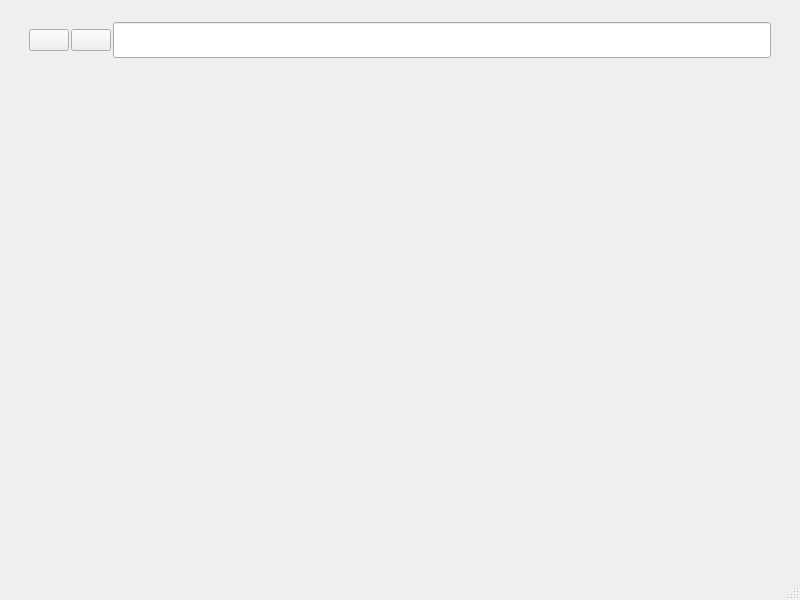
<?xml version="1.0" encoding="UTF-8"?>
<ui version="4.0">
 <class>RecordVideo</class>
 <widget class="QMainWindow" name="RecordVideo">
  <property name="geometry">
   <rect>
    <x>0</x>
    <y>0</y>
    <width>800</width>
    <height>600</height>
   </rect>
  </property>
  <property name="windowTitle">
   <string>MainWindow</string>
  </property>
  <property name="windowIcon">
   <iconset resource="../Icon.qrc">
    <normaloff>:/new/prefix1/Icon/Titleicon.ico</normaloff>:/new/prefix1/Icon/Titleicon.ico</iconset>
  </property>
  <widget class="QWidget" name="centralwidget">
   <layout class="QVBoxLayout" name="verticalLayout">
    <item>
     <widget class="QWidget" name="ctr_widget" native="true">
      <property name="maximumSize">
       <size>
        <width>16777215</width>
        <height>69</height>
       </size>
      </property>
      <property name="styleSheet">
       <string notr="true">background-image: url(:/new/prefix1/Icon/top.png);</string>
      </property>
      <layout class="QVBoxLayout" name="verticalLayout_2" stretch="3">
       <property name="spacing">
        <number>2</number>
       </property>
       <property name="topMargin">
        <number>2</number>
       </property>
       <item>
        <layout class="QHBoxLayout" name="horizontalLayout_2">
         <property name="leftMargin">
          <number>11</number>
         </property>
         <property name="topMargin">
          <number>11</number>
         </property>
         <property name="rightMargin">
          <number>11</number>
         </property>
         <property name="bottomMargin">
          <number>11</number>
         </property>
         <item>
          <widget class="QPushButton" name="BtnBack">
           <property name="text">
            <string/>
           </property>
           <property name="icon">
            <iconset resource="../Icon.qrc">
             <normaloff>:/new/prefix1/Icon/back.png</normaloff>:/new/prefix1/Icon/back.png</iconset>
           </property>
           <property name="iconSize">
            <size>
             <width>40</width>
             <height>40</height>
            </size>
           </property>
          </widget>
         </item>
         <item>
          <widget class="QPushButton" name="BtnReload">
           <property name="text">
            <string/>
           </property>
           <property name="icon">
            <iconset resource="../Icon.qrc">
             <normaloff>:/new/prefix1/Icon/refresh.png</normaloff>:/new/prefix1/Icon/refresh.png</iconset>
           </property>
           <property name="iconSize">
            <size>
             <width>40</width>
             <height>40</height>
            </size>
           </property>
          </widget>
         </item>
         <item>
          <widget class="QLineEdit" name="lineEdit">
           <property name="sizePolicy">
            <sizepolicy hsizetype="Expanding" vsizetype="Minimum">
             <horstretch>0</horstretch>
             <verstretch>0</verstretch>
            </sizepolicy>
           </property>
          </widget>
         </item>
        </layout>
       </item>
      </layout>
     </widget>
    </item>
    <item>
     <widget class="QWidget" name="record_widget" native="true"/>
    </item>
   </layout>
  </widget>
  <widget class="QMenuBar" name="menubar">
   <property name="geometry">
    <rect>
     <x>0</x>
     <y>0</y>
     <width>800</width>
     <height>26</height>
    </rect>
   </property>
  </widget>
  <widget class="QStatusBar" name="statusbar"/>
 </widget>
 <resources>
  <include location="../Icon.qrc"/>
 </resources>
 <connections/>
</ui>
